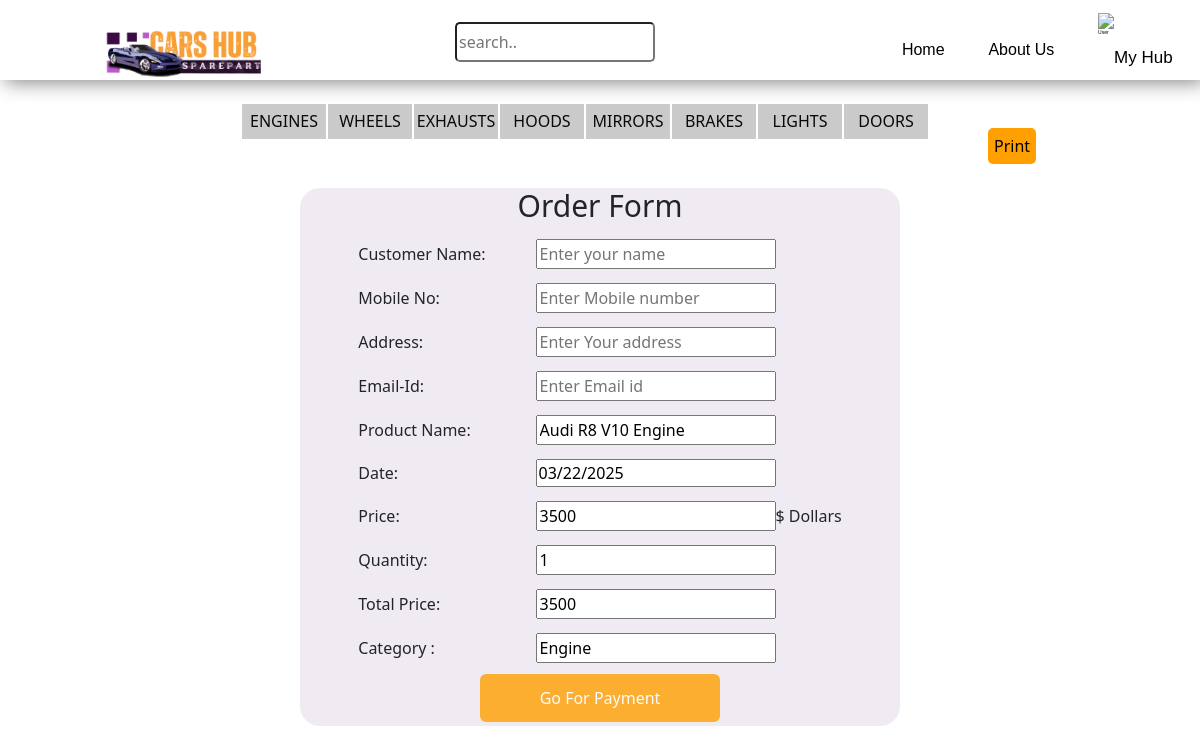
/purchase.php?id=1 (signed in), run on the app's committed database.
### tables this page shows
CREATE TABLE `parts` (
  `id` int(20) NOT NULL,
  `image` varchar(500) NOT NULL,
  `name` varchar(250) NOT NULL,
  `price` int(20) NOT NULL,
  `category` varchar(20) NOT NULL,
  `brand` varchar(50) NOT NULL,
  `description` varchar(1500) NOT NULL,
  `specification` varchar(250) NOT NULL
);

### purchase.php (the view, shortened to what this page needs)
<?php
include "navbar.php";
require_once 'connection.php';
if(isset($_GET['id'])){
$id = $_GET['id'];
}
$str="select * from parts where id = $id";
$result = mysqli_query($con,$str);
?>
<!DOCTYPE html>
<html lang="en">
<head>
    <head>
      <link href="https://cdn.jsdelivr.net/npm/bootstrap@5.2.1/dist/css/bootstrap.min.css" rel="stylesheet"
>
    </head>
    <body>
    </body>
    </html>
</head>
<body>
    <?php
        if(isset($_SESSION['suname'] )) {
    while($row = mysqli_fetch_assoc($result)){
      $price = $row['price'];
      $category = $row['category'];
      $name = $row['name'];?>
            <button class="butn" id="print" onclick="printPage();">Print</button> <center>
        <form action="payment.php" method="post" id="myForm">
            <div class="wrapper">
                <table cellspacing="30x">
                    <h2>Order Form</h2>
                    <tr>
                        <td><label> Customer Name:</label></td>
                        <td> <input type="text" name="cname" placeholder="Enter your name" required/><br></td>
                    </tr>
                    <tr>
                        <td> <label> Mobile No:</label></td>
                        <td> <input type="text" name="mob" placeholder="Enter Mobile number" required/><br></td>
                    </tr>
                    <tr>
                        <td> <label> Address:</label></td>
                        <td> <input type="text" name="add" placeholder="Enter Your address" required/><br></td>
                    </tr>
                    <tr>
                        <td><label> Email-Id:</label></td>
                        <td> <input type="email" name="email" placeholder="Enter Email id" required/><br></td>
                    </tr>
                    <tr>
                        <td><label> Product Name:</label></td>
                        <td> <input type="text" name="pname" value="<?php echo $name?>" readonly/><br></td>
                    </tr>
                    <tr>
                        <td> <label> Date:</label></td>
                        <td> <input id="dateInput" type="date" name="odate" readonly required/><br></td>
                    </tr>
                    <tr>
                        <td><label> Price:</label></td>
                        <td> <input type="number" name="price" value="<?php echo $price?>" readonly/>$ Dollars<br></td>
                    </tr>
                    <tr>
                        <td><label> Quantity:</label></td>
                        <td> <input type="number" name="Quantity" placeholder="choose Quantity" onchange="Calc(this);" min="1" value="1"/><br></td>
                    </tr>
                    <tr>
                        <td><label>Total Price:</label></td>
                        <td> <input type="text" name="tprice" value="<?php echo $price?>" readonly/><br></td>
                    </tr>
                    <tr>
                        <td> <label> Category :</label></td>
                        <td> <input type="text" name="category" placeholder="Enter category" value="<?php echo $category?>" readonly/><br> </td>
                    </tr>
                </table>
                <input type="submit" name="submit" id="submit" class="btn" value="Go For Payment"/>
            </div>
        </form>
    </center>
          <?php
          }
        }
          else{
            echo "<script> alert('Log in Required');
    			window.location.href='login.php';</script>";
          }
          ?>
</body>
</html>

### navbar.php (style rules this page uses)
body { margin: 0%; padding: 0%; cursor: auto; }

### purchase.php (style rules this page uses)
body { margin: 0%; padding: 0%; }
.wrapper .btn { background-color: #FF9F00; border: 2px solid #FF9F00; color: white; padding: 10px 20px; text-align: center; font-size: 16px; margin: 4px 2px; opacity: 0.8; transition: 0.2s; }
.wrapper { border: 1px rgba(255, 255, 2555, .2); border-radius: 20px; width: 600px; background-color: rgb(240, 235, 242); margin-top: 2%; margin-bottom: 10%; }
h2 { font-size: 30px; }
.butn { background-color: #FF9F00; border: 2px solid #FF9F00; margin-right: 8px; margin-top:2%; border-radius:5px; padding: 4px 4px; }
label { margin-right: 20px; }
td { padding: 7px 15px; }
#print { margin-left:5%; }
input { width:240px; }

### data on the page
parts: pname "Audi R8 V10 Engine", price "3500", tprice "3500", category "Engine"
